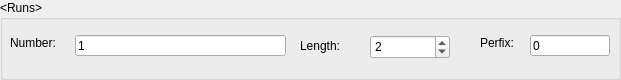
    <widget class="QGroupBox" name="groupBox_3">
     <property name="geometry">
      <rect>
       <x>20</x>
       <y>98</y>
       <width>621</width>
       <height>80</height>
      </rect>
     </property>
     <property name="title">
      <string>&lt;Runs&gt;</string>
     </property>
     <widget class="QLabel" name="label_8">
      <property name="geometry">
       <rect>
        <x>10</x>
        <y>35</y>
        <width>60</width>
        <height>16</height>
       </rect>
      </property>
      <property name="text">
       <string>Number:</string>
      </property>
     </widget>
     <widget class="QLabel" name="label_9">
      <property name="geometry">
       <rect>
        <x>300</x>
        <y>35</y>
        <width>60</width>
        <height>21</height>
       </rect>
      </property>
      <property name="text">
       <string>Length:</string>
      </property>
     </widget>
     <widget class="QLabel" name="label_10">
      <property name="geometry">
       <rect>
        <x>480</x>
        <y>35</y>
        <width>60</width>
        <height>16</height>
       </rect>
      </property>
      <property name="text">
       <string>Perfix:</string>
      </property>
     </widget>
     <widget class="QLineEdit" name="txtRunPer">
      <property name="geometry">
       <rect>
        <x>530</x>
        <y>35</y>
        <width>80</width>
        <height>21</height>
       </rect>
      </property>
      <property name="toolTip">
       <string>&lt;html&gt;&lt;head/&gt;&lt;body&gt;&lt;p&gt;&lt;span style=&quot; font-size:18pt; color:#0000ff;&quot;&gt;RunPer: content of subject counter, e.g. RunPer = 0 -&amp;gt; run-001 OR RunPer = A -&amp;gt; run-AA1&lt;/span&gt;&lt;/p&gt;&lt;/body&gt;&lt;/html&gt;</string>
      </property>
      <property name="text">
       <string>0</string>
      </property>
     </widget>
     <widget class="QSpinBox" name="txtRunLen">
      <property name="geometry">
       <rect>
        <x>370</x>
        <y>35</y>
        <width>80</width>
        <height>24</height>
       </rect>
      </property>
      <property name="toolTip">
       <string>&lt;html&gt;&lt;head/&gt;&lt;body&gt;&lt;p&gt;&lt;span style=&quot; font-size:18pt; color:#0000ff;&quot;&gt;RunLen: the length of run counter, e.g. RunLen=3 -&amp;gt; output run-001, rub-002&lt;/span&gt;&lt;/p&gt;&lt;p&gt;&lt;span style=&quot; font-size:18pt; color:#0000ff;&quot;&gt;RunLen &amp;gt; 1&lt;/span&gt;&lt;/p&gt;&lt;/body&gt;&lt;/html&gt;</string>
      </property>
      <property name="minimum">
       <number>1</number>
      </property>
      <property name="maximum">
       <number>999999999</number>
      </property>
      <property name="value">
       <number>2</number>
      </property>
     </widget>
     <widget class="QLineEdit" name="txtRunNum">
      <property name="geometry">
       <rect>
        <x>75</x>
        <y>35</y>
        <width>211</width>
        <height>21</height>
       </rect>
      </property>
      <property name="toolTip">
       <string>&lt;html&gt;&lt;head/&gt;&lt;body&gt;&lt;p&gt;&lt;span style=&quot; font-size:18pt; color:#0000ff;&quot;&gt;RunNum: sequence of run counters for corresponding subjects&lt;/span&gt;&lt;/p&gt;&lt;p&gt;&lt;br/&gt;&lt;/p&gt;&lt;p&gt;&lt;span style=&quot; font-size:18pt; color:#0000ff;&quot;&gt;RunNum = 12 then all subjects have 12 runs&lt;/span&gt;&lt;/p&gt;&lt;p&gt;&lt;br/&gt;&lt;/p&gt;&lt;p&gt;&lt;span style=&quot; font-size:18pt; color:#0000ff;&quot;&gt;RunNum = [11,2,10] then 1st subject has 11 runs, 2nd subject has 2 runs, and 3rd has 10 runs&lt;/span&gt;&lt;/p&gt;&lt;/body&gt;&lt;/html&gt;</string>
      </property>
      <property name="text">
       <string>1</string>
      </property>
     </widget>
    </widget>
